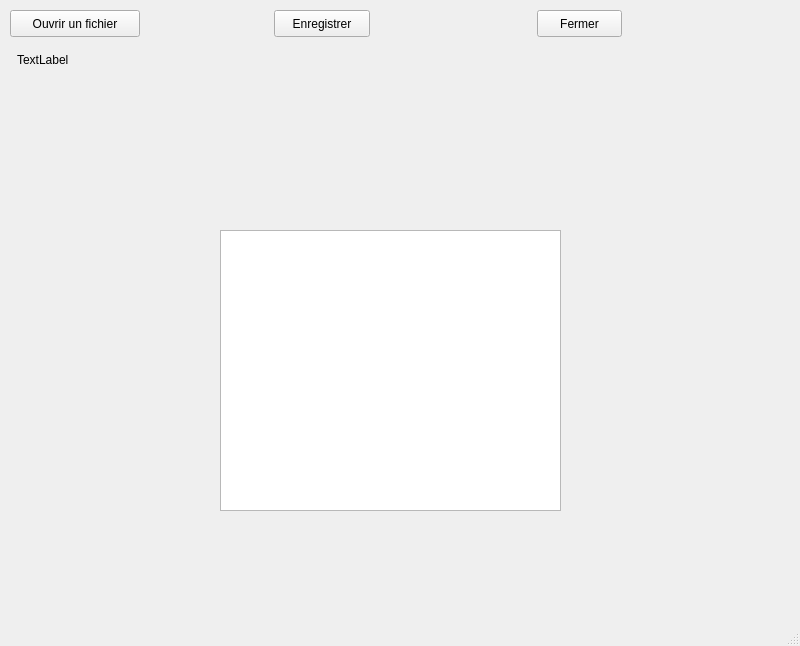
<?xml version="1.0" encoding="UTF-8"?>
<ui version="4.0">
 <class>notepad</class>
 <widget class="QMainWindow" name="notepad">
  <property name="geometry">
   <rect>
    <x>0</x>
    <y>0</y>
    <width>800</width>
    <height>646</height>
   </rect>
  </property>
  <property name="windowTitle">
   <string>Editeur Gcode</string>
  </property>
  <widget class="QWidget" name="centralwidget">
   <widget class="QLabel" name="label_fichier_ouvert">
    <property name="geometry">
     <rect>
      <x>17</x>
      <y>50</y>
      <width>761</width>
      <height>20</height>
     </rect>
    </property>
    <property name="text">
     <string>TextLabel</string>
    </property>
   </widget>
   <widget class="QPushButton" name="boutton_ouvrir">
    <property name="geometry">
     <rect>
      <x>10</x>
      <y>10</y>
      <width>130</width>
      <height>27</height>
     </rect>
    </property>
    <property name="text">
     <string>Ouvrir un fichier</string>
    </property>
   </widget>
   <widget class="QPushButton" name="boutton_enregistrer">
    <property name="geometry">
     <rect>
      <x>274</x>
      <y>10</y>
      <width>96</width>
      <height>27</height>
     </rect>
    </property>
    <property name="text">
     <string>Enregistrer</string>
    </property>
   </widget>
   <widget class="QPushButton" name="boutton_fermer">
    <property name="geometry">
     <rect>
      <x>537</x>
      <y>10</y>
      <width>85</width>
      <height>27</height>
     </rect>
    </property>
    <property name="text">
     <string>Fermer</string>
    </property>
   </widget>
   <widget class="QTextEdit" name="editor_window">
    <property name="geometry">
     <rect>
      <x>220</x>
      <y>230</y>
      <width>341</width>
      <height>281</height>
     </rect>
    </property>
   </widget>
  </widget>
  <widget class="QMenuBar" name="menubar">
   <property name="geometry">
    <rect>
     <x>0</x>
     <y>0</y>
     <width>800</width>
     <height>25</height>
    </rect>
   </property>
  </widget>
  <widget class="QStatusBar" name="statusbar"/>
 </widget>
 <resources/>
 <connections/>
</ui>
